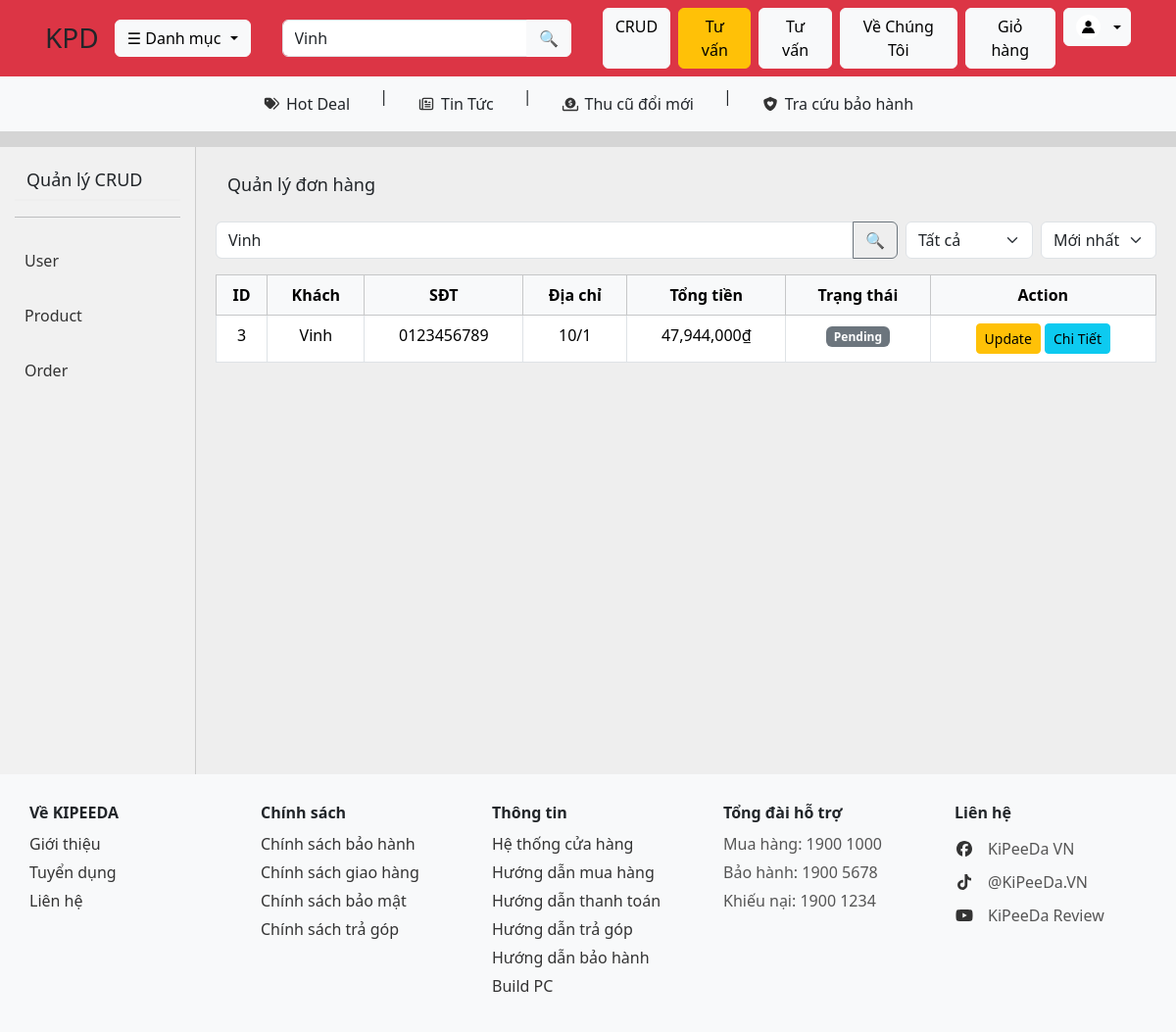
Before: /order.php?keyword=Vinh (signed in) with the older database file.
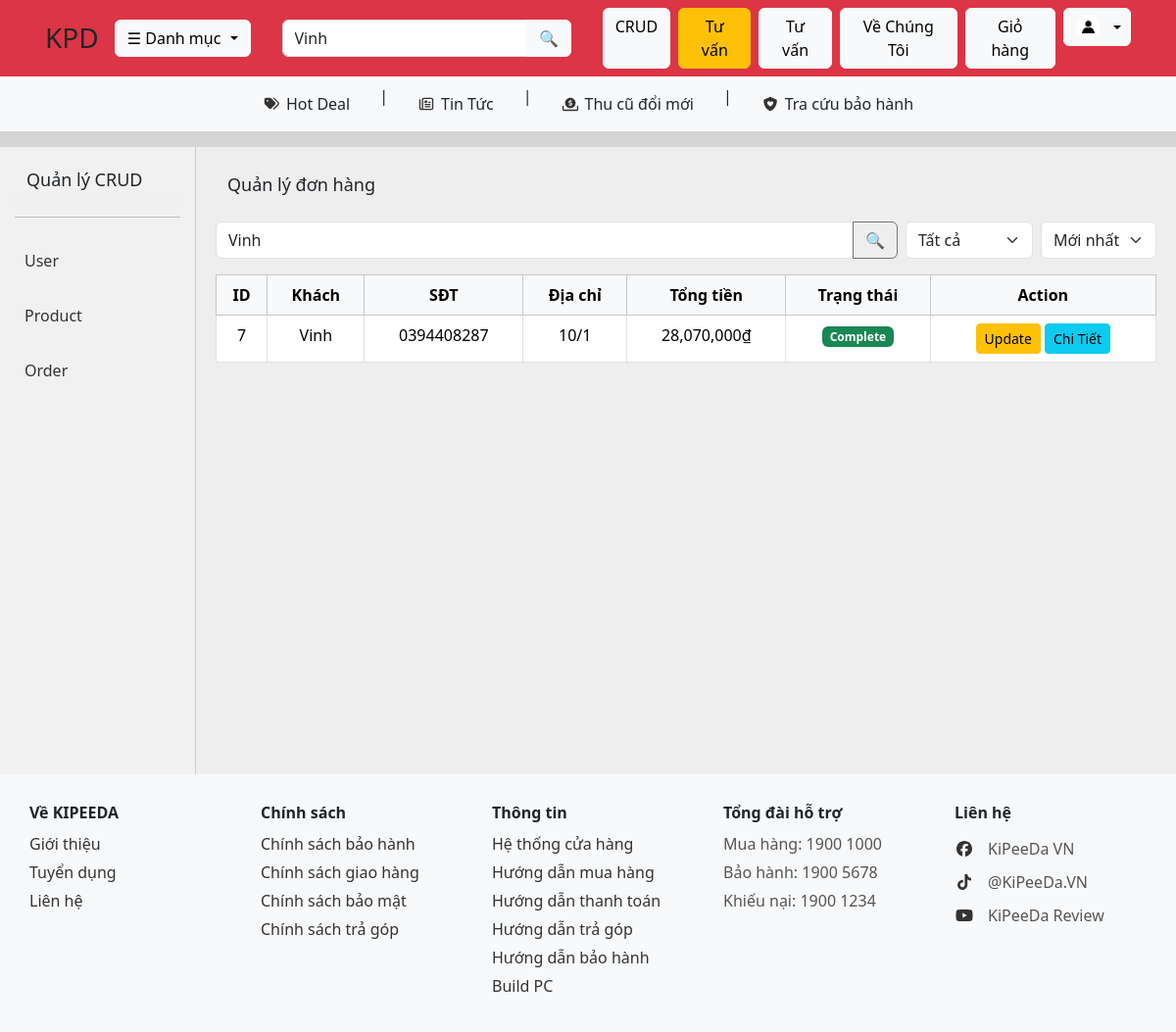
After: the same page with the newer database file.
### tables this page shows
CREATE TABLE `orders` (
  `id` int NOT NULL,
  `user_id` int NOT NULL,
  `name` varchar(255) NOT NULL,
  `phone` varchar(20) NOT NULL,
  `email` varchar(255) DEFAULT NULL,
  `address` text NOT NULL,
  `note` text,
  `total` decimal(10,0) NOT NULL,
  `discount` decimal(10,2) DEFAULT '0.00',
  `final_total` decimal(10,2) NOT NULL,
  `status` enum('pending','confirmed','shipping','completed') DEFAULT 'pending',
  `created_at` timestamp NOT NULL DEFAULT CURRENT_TIMESTAMP,
  `voucher_code` varchar(50) DEFAULT NULL
);

### Database/Database.php (called while the page is built, shortened)
<?php
class Database
{
    private $host = "localhost";
    private $user = "root";
    private $pass = "";
    private $dbname = "kipeeda";
    public function __construct()
    {
        $this->conn = new mysqli(
            $this->host,
            $this->user,
            $this->pass,
            $this->dbname
        );
    }
}

### order.php (the view, shortened to what the changed rows need)
<?php
require_once "Database/Database.php";
$db = new Database();
$keyword = $_GET['keyword'] ?? '';
$sort = $_GET['sort'] ?? 'new';
$sql = "SELECT * FROM orders WHERE 1";
$params = [];
$types = "";
if (!empty($keyword)) {
    $sql .= " AND (name LIKE ? OR phone LIKE ?)";
    $kw = "%$keyword%";
    $params[] = $kw;
    $params[] = $kw;
    $types .= "ss";
}
switch ($sort) {
    default:
        $sql .= " ORDER BY id DESC";
}
$stmt = $db->conn->prepare($sql);
if (!empty($params)) {
    $stmt->bind_param($types, ...$params);
}
if (!$stmt->execute()) {
    die("Execute lỗi: " . $stmt->error);
}
$result = $stmt->get_result();
$orders = $result->fetch_all(MYSQLI_ASSOC);
?>
<!DOCTYPE html>
<html lang="vi">
<head>
    <link href="https://cdn.jsdelivr.net/npm/bootstrap@5.3.3/dist/css/bootstrap.min.css" rel="stylesheet">
    <link rel="stylesheet" href="public/css/style.css">
    <link rel="stylesheet" href="public/css/crud.css">
</head>
<body>
    <?php include "navbar.php"; ?>
    <div class="container-fluid mt-3">
        <div class="row">
            <div class="col-md-10 main-content">
                <div class="table-responsive">
                    <table class="table table-bordered text-center">
                        <thead class="table-light">
                            <tr>
                                <th>ID</th>
                                <th>Khách</th>
                                <th>SĐT</th>
                                <th>Địa chỉ</th>
                                <th>Tổng tiền</th>
                                <th>Trạng thái</th>
                                <th>Action</th>
                            </tr>
                        </thead>
                        <tbody>
                            <?php foreach ($orders as $o): ?>
                                <tr>
                                    <td><?= $o["id"] ?></td>
                                    <td><?= $o["name"] ?></td>
                                    <td><?= $o["phone"] ?></td>
                                    <td><?= $o["address"] ?></td>
                                    <td><?= number_format($o["final_total"]) ?>₫</td>
                                    <td>
                                        <?php
                                        switch ($o["status"]) {
                                            case 'pending':
                                                echo '<span class="badge bg-secondary">Pending</span>';
                                                break;
                                            case 'completed':
                                                echo '<span class="badge bg-success">Complete</span>';
                                                break;
                                        }
                                        ?>
                                    </td>
                                    <td>
                                        <div>
                                            <button class="btn btn-warning btn-sm" data-bs-toggle="modal"
                                                data-bs-target="#edit<?= $o["id"] ?>">
                                                Update
                                            </button>
                                            <a href="order_items.php?id=<?= $o["id"] ?>" class="btn btn-info btn-sm">Chi
                                                Tiết</a>
                                        </div>
                                    </td>
                                </tr>
                            <?php endforeach; ?>
                        </tbody>
                    </table>
                </div>
            </div>
        </div>
    </div>
    <?php include "footer.php"; ?>
</body>
</html>

Changed rows visible on the page:
removed orders: id "3", name "Vinh", phone "0123456789", address "10/1", final_total "47,944,000", status "Pending"
added orders: id "7", name "Vinh", phone "0394408287", address "10/1", final_total "28,070,000", status "Complete"
